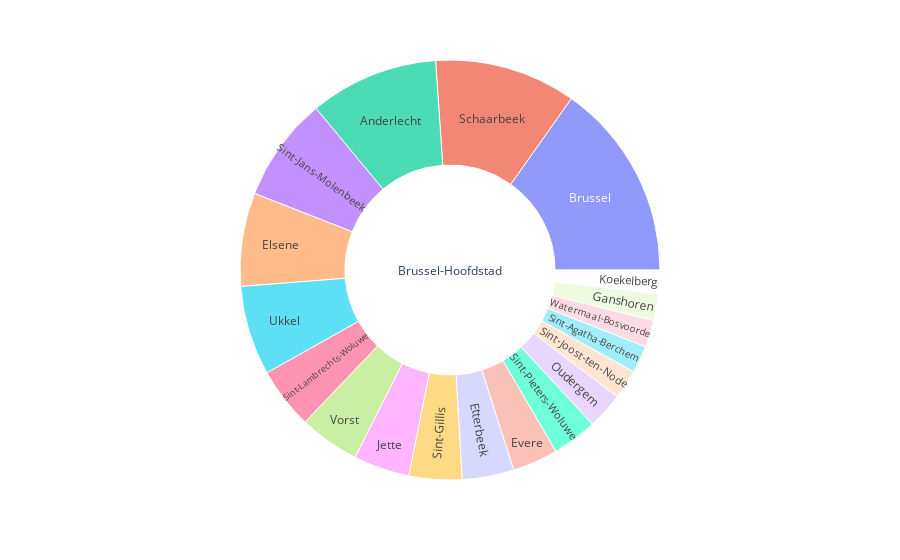

Notebook code for this chart:
### Code cell
fig = px.sunburst(df[df['region_NL'] == 'Brussels Hoofdstedelijk Gewest'], path=['arrondissement_NL', 'municipality_NL'], values='inhabitants')
fig.show()

### Figure 1 — Plotly figure (JSON) as saved in the notebook; plotly's stock layout.template omitted (floating-point values rounded to 4 significant figures)
{"data": [{"branchvalues": "total", "domain": {"x": [0, 1], "y": [0, 1]}, "hovertemplate": "labels=%{label}<br>inhabitants=%{value}<br>parent=%{parent}<br>id=%{id}<extra></extra>", "ids": ["Brussel-Hoofdstad/Anderlecht", "Brussel-Hoofdstad/Brussel", "Brussel-Hoofdstad/Elsene", "Brussel-Hoofdstad/Etterbeek", "Brussel-Hoofdstad/Evere", "Brussel-Hoofdstad/Ganshoren", "Brussel-Hoofdstad/Jette", "Brussel-Hoofdstad/Koekelberg", "Brussel-Hoofdstad/Oudergem", "Brussel-Hoofdstad/Schaarbeek", "Brussel-Hoofdstad/Sint-Agatha-Berchem", "Brussel-Hoofdstad/Sint-Gillis", "Brussel-Hoofdstad/Sint-Jans-Molenbeek", "Brussel-Hoofdstad/Sint-Joost-ten-Node", "Brussel-Hoofdstad/Sint-Lambrechts-Woluwe", "Brussel-Hoofdstad/Sint-Pieters-Woluwe", "Brussel-Hoofdstad/Ukkel", "Brussel-Hoofdstad/Vorst", "Brussel-Hoofdstad/Watermaal-Bosvoorde", "Brussel-Hoofdstad"], "labels": ["Anderlecht", "Brussel", "Elsene", "Etterbeek", "Evere", "Ganshoren", "Jette", "Koekelberg", "Oudergem", "Schaarbeek", "Sint-Agatha-Berchem", "Sint-Gillis", "Sint-Jans-Molenbeek", "Sint-Joost-ten-Node", "Sint-Lambrechts-Woluwe", "Sint-Pieters-Woluwe", "Ukkel", "Vorst", "Watermaal-Bosvoorde", "Brussel-Hoofdstad"], "name": "", "parents": ["Brussel-Hoofdstad", "Brussel-Hoofdstad", "Brussel-Hoofdstad", "Brussel-Hoofdstad", "Brussel-Hoofdstad", "Brussel-Hoofdstad", "Brussel-Hoofdstad", "Brussel-Hoofdstad", "Brussel-Hoofdstad", "Brussel-Hoofdstad", "Brussel-Hoofdstad", "Brussel-Hoofdstad", "Brussel-Hoofdstad", "Brussel-Hoofdstad", "Brussel-Hoofdstad", "Brussel-Hoofdstad", "Brussel-Hoofdstad", "Brussel-Hoofdstad", "Brussel-Hoofdstad", ""], "type": "sunburst", "values": [120887, 185103, 87632, 48473, 42656, 25234, 52728, 21959, 34404, 132799, 25502, 49678, 97979, 27497, 57712, 42119, 83980, 56581, 25332, 1218255]}], "layout": {"autosize": true, "legend": {"tracegroupgap": 0}, "margin": {"t": 60}}}
